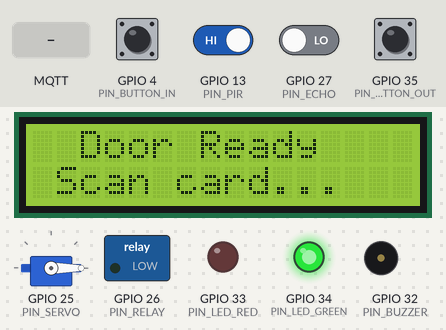
A sketch run on a simulated ESP32. Parts: 16×2 character LCD, servo, switched loads named in the sketch (green lamp = pin HIGH), output pins drawn as LEDs (lit = HIGH), buzzer (waves = sounding, pin HIGH). The inputs (shaded band) are chosen by the test bench; at power-on: GPIO 4 (PIN_BUTTON_IN), GPIO 13 (PIN_PIR), GPIO 35 (PIN_BUTTON_OUT) HIGH, GPIO 27 (PIN_ECHO) LOW. WiFi joins after 1.5 s; servers stay silent unless stated; no MQTT or app messages arrive unless stated; what the sketch prints to the serial monitor is not drawn.

Above: at 4.9 s.
5.0 s: GPIO 4 (PIN_BUTTON_IN) pulled LOW for 0.15 s
At 5.23 s:
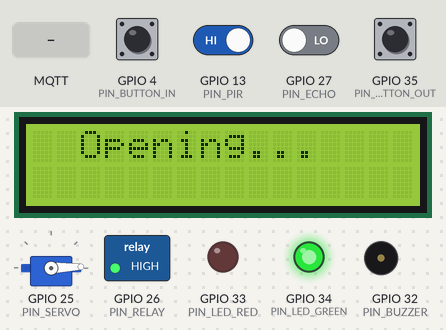
5.7 s: MQTT message "CLOSE" arrives on the first subscribed topic
At 6.45 s:
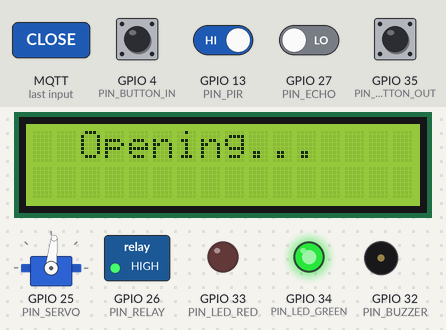
8.1 s: MQTT message "OPEN" arrives on the first subscribed topic
At 9.2 s:
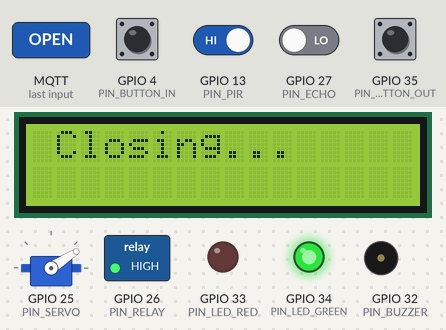
10.5 s: GPIO 13 (PIN_PIR) driven LOW
At 13.2 s:
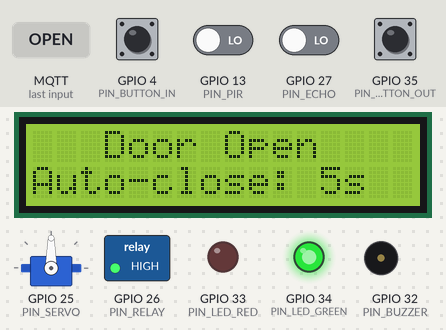
13.5 s: GPIO 35 (PIN_BUTTON_OUT) pulled LOW for 0.15 s
14.2 s: MQTT message "STATUS" arrives on the first subscribed topic
Timing chart, 0 to 18.2 s (numbered marks = the images above; inputs shaded):
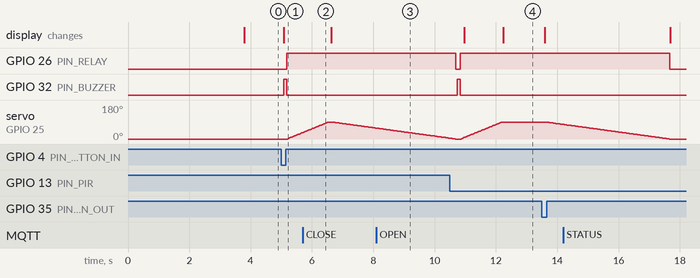

Measured:
- after the input at 5.0 s, GPIO 26 (PIN_RELAY): LOW → HIGH after 0.18 s; GPIO 32 (PIN_BUZZER): LOW → HIGH after 0.08 s, → LOW 0.10 s later; servo on GPIO 25 (PIN_SERVO): moves from 0° to 34° over 0.48 s, starting after 0.21 s; the display: changes after 0.08 s (image 1)
- after the input at 13.5 s, servo on GPIO 25 (PIN_SERVO): moves from 90° to 77° over 0.54 s, starting after 0.14 s

The sketch:

main.ino
```cpp
// (licence header left out)
#include <Arduino.h>
#include <WiFi.h>
#include <PubSubClient.h>
#include <ESP32Servo.h>
#include <MFRC522.h>
#include <LiquidCrystal_I2C.h>
#include <ArduinoJson.h>
#include <ArduinoOTA.h>
#include <SPI.h>
#include "config.h"

// ─── Object Instances ─────────────────────────────────────────────────────────
WiFiClient        wifiClient;
PubSubClient      mqtt(wifiClient);
Servo             doorServo;
MFRC522           rfid(PIN_RFID_CS, PIN_RFID_RST);
LiquidCrystal_I2C lcd(0x27, 16, 2);

// ─── State Machine ────────────────────────────────────────────────────────────
enum DoorState { DOOR_CLOSED, DOOR_OPENING, DOOR_OPEN, DOOR_CLOSING, DOOR_ERROR };
DoorState doorState = DOOR_CLOSED;

// ─── Timing ───────────────────────────────────────────────────────────────────
unsigned long doorOpenedAt    = 0;
unsigned long lastHeartbeat   = 0;
unsigned long lastMqttRetry   = 0;

// ─── Forward declarations ─────────────────────────────────────────────────────
void connectWiFi();
void connectMQTT();
void mqttCallback(char* topic, byte* payload, unsigned int length);
void openDoor(const char* reason);
void closeDoor();
long readUltrasonic();
bool checkRFID(String& uid);
bool isAuthorized(const String& uid);
void publishEvent(const char* event, const char* uid, const char* reason);
void publishStatus();
void showLCD(const char* line1, const char* line2);
void buzzerAlert(int times, int durationMs);
void setLED(bool red, bool green);

// ─── Setup ────────────────────────────────────────────────────────────────────
void setup() {
    Serial.begin(SERIAL_BAUD);
    Serial.println(F("\n[BOOT] IoT Automatic Door System v1.0"));

    // GPIO init
    pinMode(PIN_PIR,        INPUT);
    pinMode(PIN_BUZZER,     OUTPUT);
    pinMode(PIN_LED_RED,    OUTPUT);
    pinMode(PIN_LED_GREEN,  OUTPUT);
    pinMode(PIN_RELAY,      OUTPUT);
    pinMode(PIN_BUTTON_IN,  INPUT_PULLUP);
    pinMode(PIN_BUTTON_OUT, INPUT_PULLUP);
    digitalWrite(PIN_RELAY, LOW);   // ensure door locked at boot

    // LCD
    lcd.init();
    lcd.backlight();
    showLCD("  Smart Door  ", "  Starting...  ");

    // Servo
    doorServo.attach(PIN_SERVO);
    doorServo.write(DOOR_CLOSE_ANGLE);

    // RFID
    SPI.begin();
    rfid.PCD_Init();
    Serial.println(F("[RFID] Reader initialized"));

    // PIR warmup
    Serial.print(F("[PIR] Warming up"));
    for (int i = 0; i < (PIR_WARMUP_MS / 200); i++) {
        delay(200);
        Serial.print('.');
    }
    Serial.println(F(" ready"));

    // Network
    connectWiFi();
    mqtt.setServer(MQTT_SERVER, MQTT_PORT);
    mqtt.setCallback(mqttCallback);
    connectMQTT();

    // OTA
    ArduinoOTA.setHostname(OTA_HOSTNAME);
    ArduinoOTA.setPassword(OTA_PASSWORD);
    ArduinoOTA.onStart([]() { showLCD("OTA Update", "In progress..."); });
    ArduinoOTA.onEnd([]()   { showLCD("OTA Done", "Rebooting..."); });
    ArduinoOTA.begin();

    showLCD("  Door Ready  ", " Scan card...  ");
    setLED(false, true);
    Serial.println(F("[BOOT] System ready"));
}

// ─── Main Loop ────────────────────────────────────────────────────────────────
void loop() {
    ArduinoOTA.handle();

    // Reconnect if dropped
    if (!mqtt.connected()) {
        if (millis() - lastMqttRetry > 5000) {
            lastMqttRetry = millis();
            connectMQTT();
        }
    }
    mqtt.loop();

    // Heartbeat
    if (millis() - lastHeartbeat > HEARTBEAT_INTERVAL_MS) {
        lastHeartbeat = millis();
        publishStatus();
    }

    // Manual override buttons
    if (digitalRead(PIN_BUTTON_IN) == LOW || digitalRead(PIN_BUTTON_OUT) == LOW) {
        delay(50); // debounce
        if (doorState == DOOR_CLOSED) openDoor("button");
        else if (doorState == DOOR_OPEN) closeDoor();
        while (digitalRead(PIN_BUTTON_IN) == LOW || digitalRead(PIN_BUTTON_OUT) == LOW);
    }

    // Auto-close timer
    if (doorState == DOOR_OPEN && millis() - doorOpenedAt > AUTO_CLOSE_MS) {
        long dist = readUltrasonic();
        if (dist < 0 || dist > ULTRASONIC_OBSTACLE_CM) {
            closeDoor();
        } else {
            Serial.println(F("[SAFETY] Obstacle detected — holding door open"));
            doorOpenedAt = millis();   // reset timer
        }
    }

    // Only run detection logic when door is closed
    if (doorState != DOOR_CLOSED) return;

    bool pirTriggered = digitalRead(PIN_PIR) == HIGH;
    if (!pirTriggered) return;

    long distCm = readUltrasonic();
    Serial.printf("[SENSOR] PIR=1  Distance=%ld cm\n", distCm);
    if (distCm < 0 || distCm > ULTRASONIC_TRIGGER_CM) return;

    // Try RFID (non-blocking — only if card is present)
    String uid;
    if (checkRFID(uid)) {
        if (isAuthorized(uid)) {
            Serial.printf("[AUTH] RFID granted: %s\n", uid.c_str());
            openDoor("rfid");
            publishEvent("ACCESS_GRANTED", uid.c_str(), "rfid");
        } else {
            Serial.printf("[AUTH] RFID denied: %s\n", uid.c_str());
            showLCD("Access Denied", uid.c_str());
            setLED(true, false);
            buzzerAlert(3, 200);
            delay(1500);
            showLCD("  Door Ready  ", " Scan card...  ");
            setLED(false, true);
            publishEvent("ACCESS_DENIED", uid.c_str(), "unauthorized_rfid");
        }
    } else if (distCm <= 30) {
        // Proximity-only unlock (guest / no-RFID mode)
        openDoor("proximity");
        publishEvent("ACCESS_GRANTED", "NONE", "proximity");
    }

    delay(200);
}

// ─── Door Control ─────────────────────────────────────────────────────────────
void openDoor(const char* reason) {
    if (doorState == DOOR_OPEN || doorState == DOOR_OPENING) return;
    doorState = DOOR_OPENING;
    showLCD("  Opening...  ", "");
    setLED(false, true);
    buzzerAlert(1, 100);
    digitalWrite(PIN_RELAY, HIGH);

    for (int angle = DOOR_CLOSE_ANGLE; angle <= DOOR_OPEN_ANGLE; angle++) {
        doorServo.write(angle);
        delay(SERVO_MOVE_DELAY_MS);
    }

    doorState = DOOR_OPEN;
    doorOpenedAt = millis();
    showLCD("   Door Open  ", "Auto-close: 5s ");
    publishEvent("DOOR_OPENED", "SYSTEM", reason);
    Serial.printf("[DOOR] Opened — reason: %s\n", reason);
}

void closeDoor() {
    if (doorState == DOOR_CLOSED || doorState == DOOR_CLOSING) return;
    doorState = DOOR_CLOSING;
    showLCD(" Closing...   ", "");

    for (int angle = DOOR_OPEN_ANGLE; angle >= DOOR_CLOSE_ANGLE; angle--) {
        long obstacle = readUltrasonic();
        if (obstacle > 0 && obstacle < ULTRASONIC_OBSTACLE_CM) {
            Serial.println(F("[SAFETY] Obstacle during close — reversing"));
            doorState = DOOR_OPEN;
            doorOpenedAt = millis();
            return;
        }
        doorServo.write(angle);
        delay(SERVO_MOVE_DELAY_MS);
    }

    digitalWrite(PIN_RELAY, LOW);
    doorState = DOOR_CLOSED;
    showLCD("  Door Locked ", " Scan card...  ");
    setLED(false, true);
    publishEvent("DOOR_CLOSED", "SYSTEM", "auto_close");
    Serial.println(F("[DOOR] Closed and locked"));
}

// ─── Ultrasonic ───────────────────────────────────────────────────────────────
long readUltrasonic() {
    digitalWrite(PIN_TRIG, LOW);
    delayMicroseconds(2);
    digitalWrite(PIN_TRIG, HIGH);
    delayMicroseconds(10);
    digitalWrite(PIN_TRIG, LOW);
    long duration = pulseIn(PIN_ECHO, HIGH, ULTRASONIC_TIMEOUT_US);
    if (duration == 0) return -1;
    return duration / 58L;   // convert to cm
}

// ─── RFID ─────────────────────────────────────────────────────────────────────
bool checkRFID(String& uid) {
    if (!rfid.PICC_IsNewCardPresent() || !rfid.PICC_ReadCardSerial()) return false;
    uid = "";
    for (byte i = 0; i < rfid.uid.size; i++) {
        if (rfid.uid.uidByte[i] < 0x10) uid += "0";
        uid += String(rfid.uid.uidByte[i], HEX);
    }
    uid.toUpperCase();
    rfid.PICC_HaltA();
    rfid.PCD_StopCrypto1();
    return true;
}

bool isAuthorized(const String& uid) {
    for (int i = 0; i < AUTHORIZED_COUNT; i++) {
        if (uid == String(AUTHORIZED_UIDS[i])) return true;
    }
    return false;
}

// ─── MQTT ─────────────────────────────────────────────────────────────────────
void mqttCallback(char* topic, byte* payload, unsigned int length) {
    String msg;
    for (unsigned int i = 0; i < length; i++) msg += (char)payload[i];
    msg.trim();
    Serial.printf("[MQTT] Received on %s: %s\n", topic, msg.c_str());

    if (msg == "OPEN")   openDoor("remote");
    else if (msg == "CLOSE") closeDoor();
    else if (msg == "STATUS") publishStatus();
}

void connectMQTT() {
    Serial.print(F("[MQTT] Connecting..."));
    if (mqtt.connect(MQTT_CLIENT_ID, MQTT_USER, MQTT_PASS)) {
        Serial.println(F(" connected"));
        mqtt.subscribe(TOPIC_COMMAND);
        publishStatus();
    } else {
        Serial.printf(" failed rc=%d\n", mqtt.state());
    }
}

void publishEvent(const char* event, const char* uid, const char* reason) {
    StaticJsonDocument<256> doc;
    doc["event"]     = event;
    doc["uid"]       = uid;
    doc["reason"]    = reason;
    doc["uptime_ms"] = millis();
    char buf[256];
    serializeJson(doc, buf);
    mqtt.publish(TOPIC_EVENT, buf, true);
}

void publishStatus() {
    StaticJsonDocument<128> doc;
    doc["state"]   = (doorState == DOOR_OPEN) ? "OPEN" : "CLOSED";
    doc["uptime"]  = millis() / 1000;
    doc["pir"]     = digitalRead(PIN_PIR);
    doc["dist_cm"] = readUltrasonic();
    char buf[128];
    serializeJson(doc, buf);
    mqtt.publish(TOPIC_STATUS, buf, true);
}

// ─── WiFi ─────────────────────────────────────────────────────────────────────
void connectWiFi() {
    Serial.printf("[WiFi] Connecting to %s", WIFI_SSID);
    WiFi.begin(WIFI_SSID, WIFI_PASSWORD);
    unsigned long start = millis();
    while (WiFi.status() != WL_CONNECTED && millis() - start < WIFI_TIMEOUT_MS) {
        delay(500);
        Serial.print('.');
    }
    if (WiFi.status() == WL_CONNECTED) {
        Serial.printf("\n[WiFi] Connected — IP: %s\n", WiFi.localIP().toString().c_str());
    } else {
        Serial.println(F("\n[WiFi] Failed — running in offline mode"));
    }
}

// ─── UI Helpers ───────────────────────────────────────────────────────────────
void showLCD(const char* line1, const char* line2) {
    lcd.clear();
    lcd.setCursor(0, 0); lcd.print(line1);
    lcd.setCursor(0, 1); lcd.print(line2);
}

void buzzerAlert(int times, int durationMs) {
    for (int i = 0; i < times; i++) {
        digitalWrite(PIN_BUZZER, HIGH);
        delay(durationMs);
        digitalWrite(PIN_BUZZER, LOW);
        if (i < times - 1) delay(durationMs / 2);
    }
}

void setLED(bool red, bool green) {
    digitalWrite(PIN_LED_RED,   red   ? HIGH : LOW);
    digitalWrite(PIN_LED_GREEN, green ? HIGH : LOW);
}
```

config.h
```cpp
#ifndef CONFIG_H
#define CONFIG_H

// ─── WiFi Credentials ────────────────────────────────────────────────────────
#define WIFI_SSID         "YOUR_WIFI_SSID"
#define WIFI_PASSWORD     "YOUR_WIFI_PASSWORD"
#define WIFI_TIMEOUT_MS   10000

// ─── MQTT Broker ─────────────────────────────────────────────────────────────
#define MQTT_SERVER       "192.168.1.100"   // Replace with broker IP or hostname
#define MQTT_PORT         1883
#define MQTT_CLIENT_ID    "esp32_door_01"
#define MQTT_USER         ""                // Leave empty if no auth
#define MQTT_PASS         ""

// ─── MQTT Topics ─────────────────────────────────────────────────────────────
#define TOPIC_STATUS      "door/status"     // Publish: OPEN / CLOSED / ERROR
#define TOPIC_EVENT       "door/event"      // Publish: JSON access event
#define TOPIC_COMMAND     "door/command"    // Subscribe: OPEN / CLOSE / STATUS
#define TOPIC_HEARTBEAT   "door/heartbeat"  // Publish: uptime + sensor state

// ─── GPIO Pin Assignments ────────────────────────────────────────────────────
#define PIN_PIR           13
#define PIN_TRIG          14
#define PIN_ECHO          27
#define PIN_RFID_CS        5
#define PIN_RFID_RST      22
#define PIN_SERVO         25
#define PIN_RELAY         26
#define PIN_BUZZER        32
#define PIN_LED_RED       33
#define PIN_LED_GREEN     34
#define PIN_BUTTON_IN      4
#define PIN_BUTTON_OUT    35

// ─── Door Timing ─────────────────────────────────────────────────────────────
#define DOOR_OPEN_ANGLE       90          // Servo degrees for open position
#define DOOR_CLOSE_ANGLE       0          // Servo degrees for closed position
#define AUTO_CLOSE_MS       5000          // ms before door auto-closes
#define SERVO_MOVE_DELAY_MS   15          // ms between servo degree steps

// ─── Sensor Thresholds ───────────────────────────────────────────────────────
#define PIR_WARMUP_MS        2000         // PIR calibration time at boot
#define ULTRASONIC_TRIGGER_CM  100        // Motion zone boundary (cm)
#define ULTRASONIC_OBSTACLE_CM  10        // Door-crush prevention threshold
#define ULTRASONIC_TIMEOUT_US 30000       // Echo timeout (microseconds)

// ─── System ──────────────────────────────────────────────────────────────────
#define HEARTBEAT_INTERVAL_MS 30000       // How often to publish heartbeat
#define SERIAL_BAUD           115200
#define OTA_HOSTNAME          "esp32-door"
#define OTA_PASSWORD          "ota_password"

// ─── Authorized RFID UIDs ────────────────────────────────────────────────────
// Add card UIDs as hex strings (read from Serial monitor on first scan)
const char* AUTHORIZED_UIDS[] = {
    "A1B2C3D4",
    "11223344",
    "DEADBEEF",
};
const int AUTHORIZED_COUNT = sizeof(AUTHORIZED_UIDS) / sizeof(AUTHORIZED_UIDS[0]);

#endif // CONFIG_H
```
